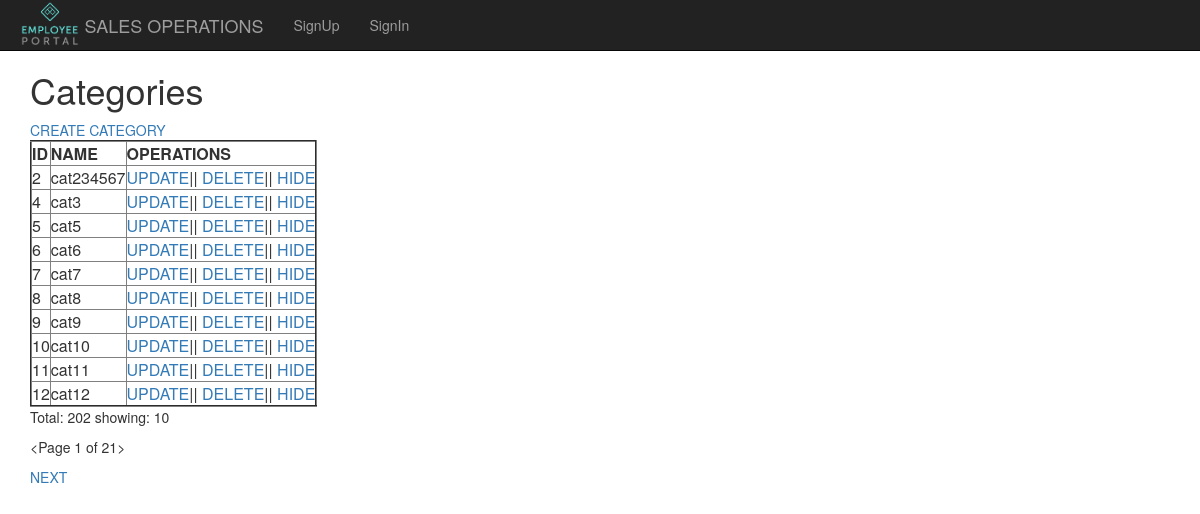
Page /categories/ on the committed database.
### product/models.py (models this page shows, shortened)
class BaseAbstarctModel(models.Model):# Abstract model
    name=models.CharField(max_length=250, validators=[validate_name])
    created_at = models.DateTimeField(default=datetime.now())
    class Meta:
        abstract=True

class Category(BaseAbstarctModel):
    hide = models.BooleanField(default=False)
    discount = models.PositiveIntegerField(default=0)

### product/templates/categories.html (shortened to what this page needs)
{% extends 'base.html'%}
{% block content%}
    <h1>Categories</h1>
    <a href="/category/create/">CREATE CATEGORY</a>
    <table border="2">
        <tr><th>ID</th><th>NAME</th><th>OPERATIONS</th></tr>
        {% for cat in object_list %}
            <tr>
                <td>{{cat.id}}</td><td>{{ cat.name}}</td>
                <td><a href="/category/update/{{ cat.id }}/">UPDATE</a>||
                <a href="/category/delete/{{ cat.id }}/">DELETE</a>||
                <a href="/category/hide/{{ cat.id }}/">HIDE</a>
            </td>
            </tr>
        {% endfor %}
    </table>
    <p>Total: {{paginator.count}}
        showing:
        {% if page_obj.object_list.exists %}
             {{ page_obj.object_list.count}}</p>
        {% else %}
        0
        {% endif %}
    <p>{{ page_obj}}</p>
    {% if page_obj.has_next %}
    <a href="/categories?page={{ page_obj.next_page_number}}">NEXT</a>
    {% endif %}
{% endblock %}

### rows in the picture
Category: id "2", name "cat234567"
Category: id "4", name "cat3"
Category: id "5", name "cat5"
Category: id "6", name "cat6"
Category: id "7", name "cat7"
Category: id "8", name "cat8"
Category: id "9", name "cat9"
Category: id "10", name "cat10"
Category: id "11", name "cat11"
Category: id "12", name "cat12"

### other values in the picture
{{ paginator.count }} "202"
{{ page_obj.object_list.count }} "10"
{{ page_obj }} "<Page 1 of 21>"
